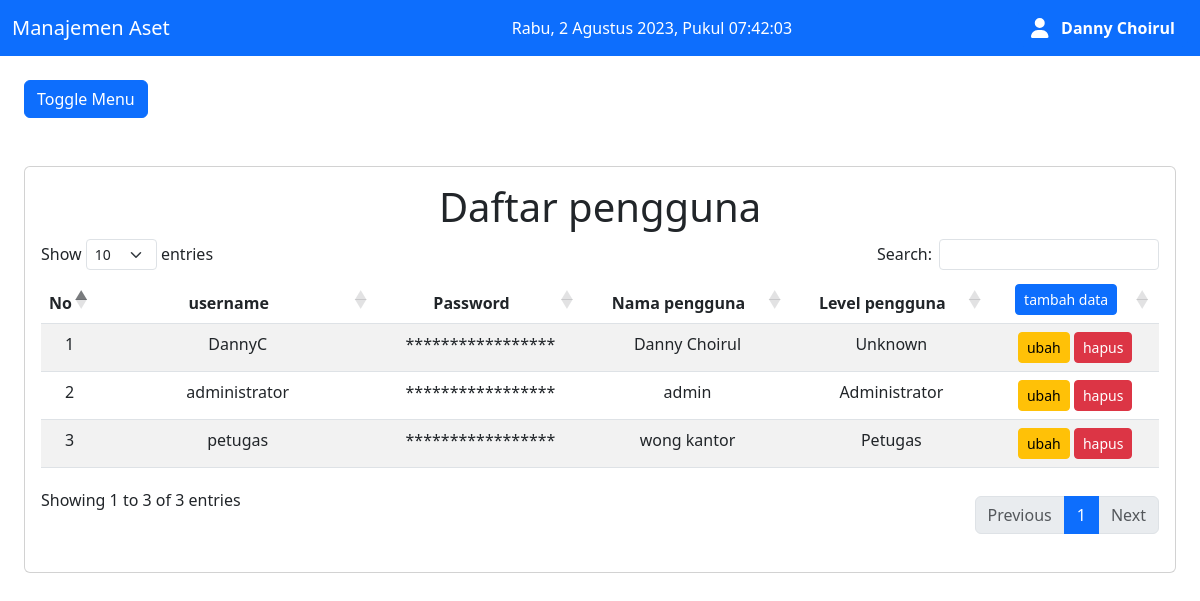
/pengguna/index.php (signed in), run on an earlier commit of the app's database.
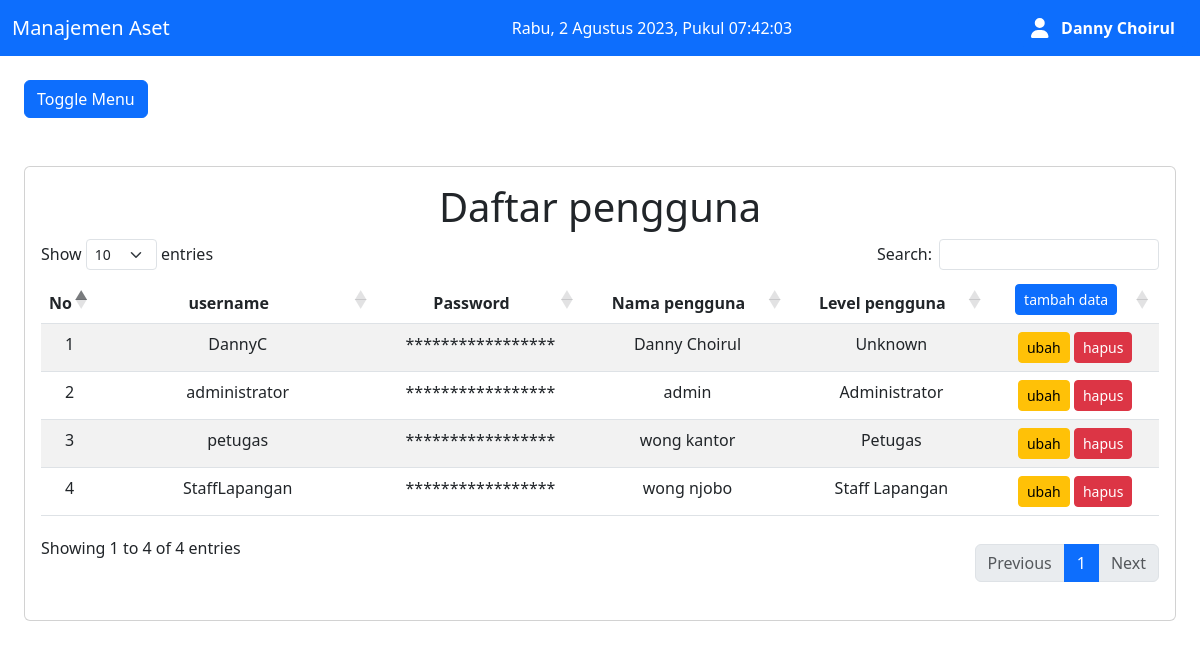
And on a later commit of the database.
### tables this page shows
CREATE TABLE `pengguna`  (
  `id_pengguna` varchar(255) NOT NULL,
  `username_pengguna` varchar(50) NOT NULL,
  `password_pengguna` varchar(255) NOT NULL,
  `nama_pengguna` varchar(255) NOT NULL,
  `level_pengguna` varchar(10) NOT NULL,
  PRIMARY KEY (`id_pengguna`) USING BTREE,
  INDEX `nama_user`(`nama_pengguna` ASC) USING BTREE
);

### koneksi.php (called while the page is built)
<?php
$db = mysqli_connect("localhost", "root", "", "pendataan");
function query($query)
{
    global $db;
    $result = mysqli_query($db, $query);
    $rows = [];
    while ($row = mysqli_fetch_assoc($result)) {
        $rows[] = $row;
    }
    return $rows;
}

### pengguna/index.php (the view, shortened to what this page needs)
<?php
require '../header.php';
$pengguna = query("SELECT * FROM pengguna ORDER BY id_pengguna Asc");
?>
<body>
  <div class="p-4" id="main-content">
    <button class="btn btn-primary" id="button-toggle">
      Toggle Menu
    </button>
    <div class="card mt-5">
      <div class="card-body">
        <h1 style="text-align:center">Daftar pengguna </h1>
        <table class="table table-striped" id="datatable">
          <thead>
            <tr style="text-align:center">
              <th style="text-align:center" style="width: 15%">No</th>
              <th width="25%" style="text-align:center">username</th>
              <th style="text-align:center">Password</th>
              <th style="text-align:center">Nama pengguna</th>
              <th style="text-align:center">Level pengguna</th>
              <th width="15%" style="text-align:center">
                <a class="btn btn-sm btn-primary" href="tambah.php" role="button">tambah data</a>
              </th>
            </tr>
          <tbody>
            <?php $no = 1; ?>
            <?php foreach ($pengguna as $row) : ?>
              <tr>
                <td width="5%" style="text-align: center;" scope="row"><?= $no; ?></td>
                <td style="text-align: center;"><?= $row["username_pengguna"]; ?></td>
                <td style="text-align: center;">*****************</td>
                <td style="text-align: center;"><?= $row["nama_pengguna"]; ?></td>
                <td style="text-align: center;"><?php
                                                if ($row["level_pengguna"] == "nol") {
                                                  echo "Unknown";
                                                }
                                                if ($row["level_pengguna"] == "satu") {
                                                  echo "Administrator";
                                                }
                                                if ($row["level_pengguna"] == "dua") {
                                                  echo "Petugas";
                                                }
                                                if ($row["level_pengguna"] == "tiga") {
                                                  echo "Staff Lapangan";
                                                }  ?></td>
                <td style="text-align: center">
                  <a class="btn btn-sm btn-warning" href="ubah.php?id_pengguna=<?= $row["id_pengguna"]; ?>" role="button">ubah</a>
                  <a class="btn btn-sm btn-danger" href="hapus.php?id_pengguna=<?= $row["id_pengguna"]; ?>" onclick="return confirm('yakin?');" role="button">hapus</a>
                </td>
              </tr>
            <?php $no++;
            endforeach; ?>
          </tbody>
          </thead>
        </table>
      </div>
    </div>
  </div>
</body>
<?php require '../footer.php'; ?>

### header.php (shortened to what this page needs)
<!DOCTYPE html>
<html>
<head>
  <link rel="stylesheet" type="text/css" href="../assets/css/bootstrap.min.css">
  <link rel="stylesheet" type="text/css" href="../assets/css/dataTables.bootstrap5.min.css">
  <link rel="stylesheet" type="text/css" href="../assets/css/select2.min.css">
  <link rel="stylesheet" type="text/css" href="../assets/css/all.min.css">
</head>
<body>
  <header>
    <div>
      <nav class="navbar navbar-dark bg-primary">
        <div class="container-fluid">
          <a class="navbar-brand" href="../index.php">Manajemen Aset</a>
          <ul class="me-auto mb-sm-0 offset-3 text-white">
            <div id="jam"></div>
          </ul>
          <button class="btn btn-primary" type="button" data-bs-toggle="collapse" data-bs-target="#collapseWidthExample" aria-expanded="false" aria-controls="collapseWidthExample">
            <i class="fa-solid fa-user fa-lg"></i> &nbsp; <strong><?= $_SESSION["nama_pengguna"] ?></strong>
          </button>
        </div>
      </nav>
    </div>
  </header>

### footer.php (shortened to what this page needs)
</body>
</html>

### side.php (style rules this page uses)
a { text-decoration: none; }
#main-content { transition: 0.4s; }

What changed in the data, as far as the page shows it:
added pengguna: username_pengguna "StaffLapangan", nama_pengguna "wong njobo", level_pengguna "Staff Lapangan"
Also different on the page:
text written by a page script: "Show entries Search: Showing 1 to 3 of 3 entries Previous 1 Next" → "Show entries Search: Showing 1 to 4 of 4 entries Previous 1 Next"
